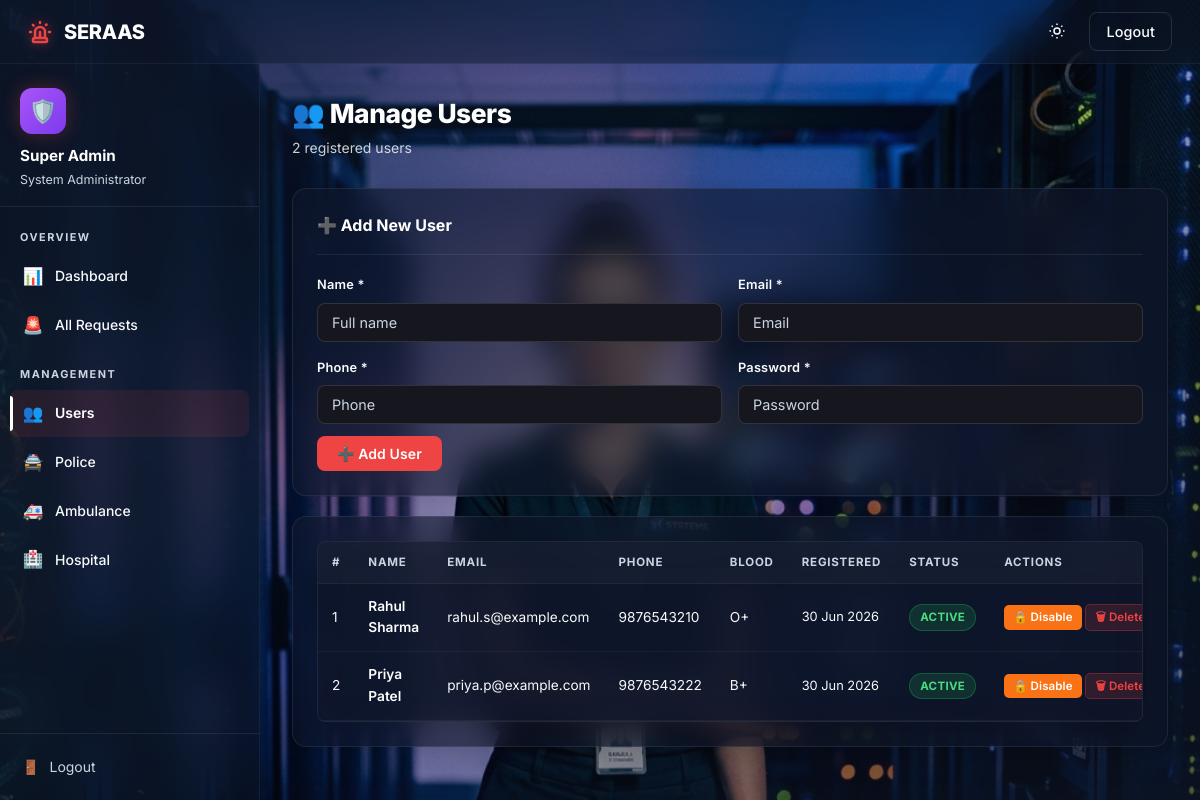
Page /admin/users.php (signed in) on the committed database.
### tables this page shows
CREATE TABLE users (id INT AUTO_INCREMENT PRIMARY KEY, name VARCHAR(100) NOT NULL, email VARCHAR(150) NOT NULL UNIQUE, phone VARCHAR(20) NOT NULL, password VARCHAR(255) NOT NULL, address TEXT, blood_group VARCHAR(5) DEFAULT NULL, emergency_contact VARCHAR(20) DEFAULT NULL, status ENUM('active','inactive') DEFAULT 'active', created_at TIMESTAMP DEFAULT CURRENT_TIMESTAMP);

### admin/users.php (the view, shortened to what this page needs)
<?php
require_once '../db.php';
$users=mysqli_query($conn,"SELECT * FROM users ORDER BY created_at DESC");
?>
<!DOCTYPE html>
<html lang="en">
<head>
<link rel="stylesheet" href="../assets/css/style.css?v=5.0">
</head>
<body class="login-bg-admin">
<nav class="navbar">
  <div class="nav-brand"> SERAAS</div>
  <div class="nav-links">
    <button id="theme-toggle" class="btn btn-ghost btn-sm" aria-label="Toggle Theme" style="padding:6px;margin-right:8px;">
    </button><a href="../logout.php" class="btn btn-ghost btn-sm">Logout</a></div>
</nav>
<div class="layout">
  <div class="sidebar">
    <div class="sidebar-header">
      <div class="sidebar-avatar" style="background:linear-gradient(135deg,var(--purple),#7c3aed);">🛡️</div>
      <div class="sidebar-name"><?=htmlspecialchars($_SESSION['admin_name'])?></div>
      <div class="sidebar-role">System Administrator</div>
    </div>
    <div class="sidebar-nav">
      <div class="nav-section-label">Overview</div>
      <a href="dashboard.php"><span class="nav-icon">📊</span> Dashboard</a>
      <a href="requests.php"><span class="nav-icon">🚨</span> All Requests</a>
      <div class="nav-section-label" style="margin-top:8px;">Management</div>
      <a href="users.php" class="active"><span class="nav-icon">👥</span> Users</a>
      <a href="police.php"><span class="nav-icon">🚔</span> Police</a>
      <a href="ambulance.php"><span class="nav-icon">🚑</span> Ambulance</a>
      <a href="hospital.php"><span class="nav-icon">🏥</span> Hospital</a>
    </div>
    <div class="sidebar-footer"><a href="../logout.php"><span class="nav-icon">🚪</span> Logout</a></div>
  </div>
  <div class="main-content">
    <div class="page-header">
      <div class="page-header-left"><h1>👥 Manage Users</h1><p><?=mysqli_num_rows($users)?> registered users</p></div>
    </div>
    <div class="card" style="margin-bottom:20px;">
      <div class="card-header"><div class="card-title">➕ Add New User</div></div>
      <form method="POST">
        <div class="form-grid-2">
          <div class="form-group" style="margin:0"><label>Name *</label><input type="text" name="name" placeholder="Full name" required></div>
          <div class="form-group" style="margin:0"><label>Email *</label><input type="email" name="email" placeholder="Email" required></div>
          <div class="form-group" style="margin:0"><label>Phone *</label><input type="text" name="phone" placeholder="Phone" required></div>
          <div class="form-group" style="margin:0"><label>Password *</label><input type="password" name="password" placeholder="Password" required></div>
        </div>
        <button type="submit" name="add_user" class="btn btn-primary" style="margin-top:12px;">➕ Add User</button>
      </form>
    </div>
    <div class="card">
      <div class="table-wrap">
        <table>
          <thead><tr><th>#</th><th>Name</th><th>Email</th><th>Phone</th><th>Blood</th><th>Registered</th><th>Status</th><th>Actions</th></tr></thead>
          <tbody>
          <?php $i=1; mysqli_data_seek($users,0); while($u=mysqli_fetch_assoc($users)): ?>
          <tr>
            <td><?=$i++?></td>
            <td><strong><?=htmlspecialchars($u['name'])?></strong></td>
            <td style="font-size:.85rem;"><?=htmlspecialchars($u['email'])?></td>
            <td><?=htmlspecialchars($u['phone'])?></td>
            <td><?=$u['blood_group']?htmlspecialchars($u['blood_group']):'—'?></td>
            <td style="font-size:.8rem;"><?=date('d M Y',strtotime($u['created_at']))?></td>
            <td><span class="badge badge-<?=$u['status']?>"><?=ucfirst($u['status'])?></span></td>
            <td style="white-space:nowrap;">
              <a href="users.php?toggle=<?=$u['id']?>" class="btn btn-warning btn-xs"><?=$u['status']==='active'?'🔒 Disable':'🔓 Enable'?></a>
              <a href="users.php?delete=<?=$u['id']?>" class="btn btn-danger btn-xs" onclick="return confirm('Delete user and all their requests?')">🗑 Delete</a>
            </td>
          </tr>
          <?php endwhile; ?>
          </tbody>
        </table>
      </div>
    </div>
  </div>
</div>
</body>
</html>

### rows in the picture
users: name "Rahul Sharma", email "rahul.s@example.com", phone "9876543210", blood_group "O+", created_at "30 Jun 2026", status "ACTIVE", shows "🔒 Disable"
users: name "Priya Patel", email "priya.p@example.com", phone "9876543222", blood_group "B+", created_at "30 Jun 2026", status "ACTIVE", shows "🔒 Disable"

### other values in the picture
$_SESSION['admin_name'] "Super Admin"
mysqli_num_rows($users) "2"
